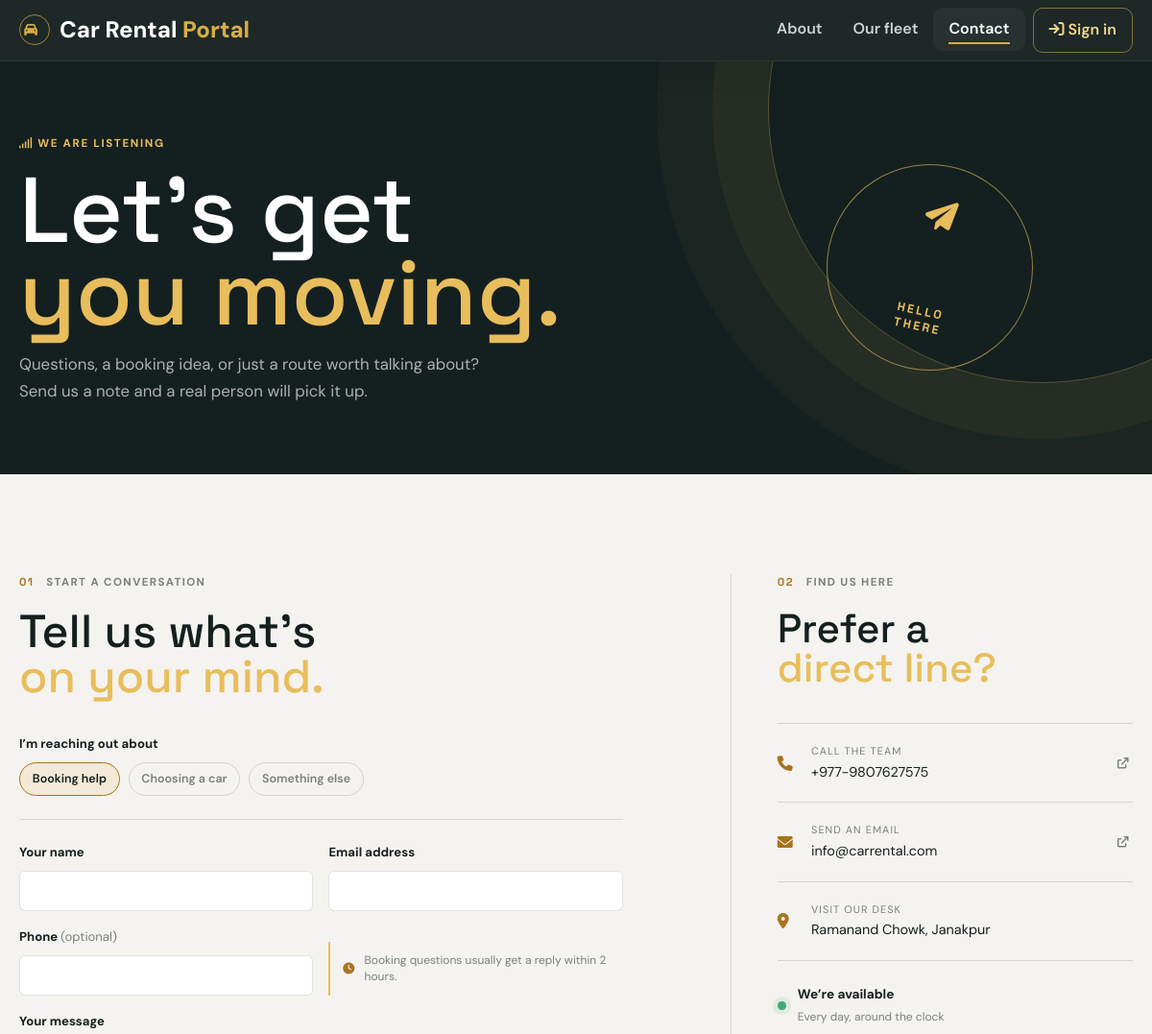
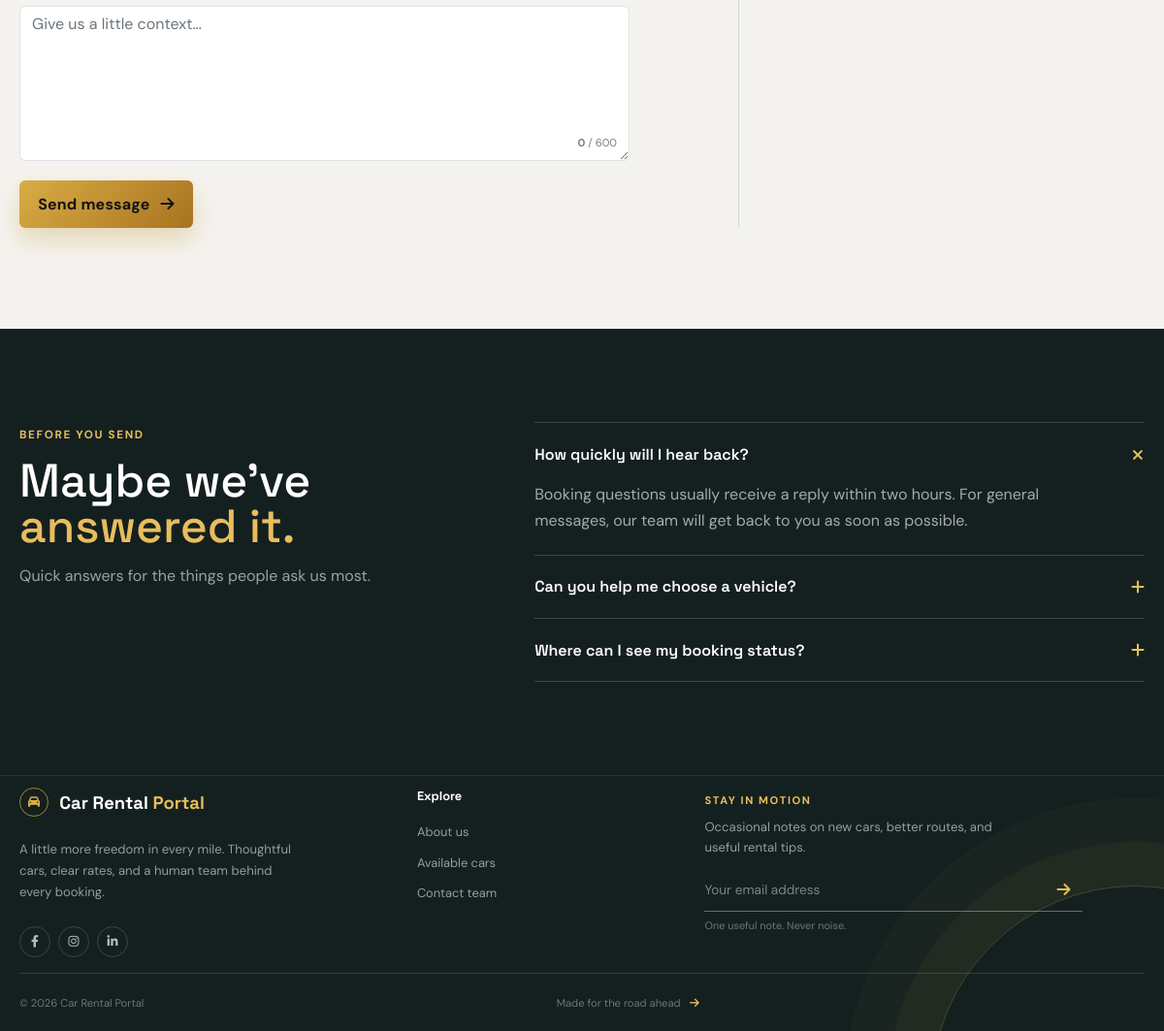
The page /contact.php on the database its author committed (2 pictures, top to bottom).
### tables this page shows
CREATE TABLE tblcontactusinfo (
  id INT(11) NOT NULL AUTO_INCREMENT,
  Address TEXT DEFAULT NULL,
  EmailId VARCHAR(255) DEFAULT NULL,
  ContactNo VARCHAR(20) DEFAULT NULL,
  PRIMARY KEY (id)
);

### contact.php (the view, shortened to what this page needs)
<?php
require_once 'includes/header.php';
require_once 'includes/functions.php';
?>
<?php $contactResult = $conn->query("SELECT * FROM tblcontactusinfo LIMIT 1"); ?>
<?php $ci = $contactResult ? $contactResult->fetch_assoc() : []; ?>
<main class="contact-page">
  <section class="contact-hero">
    <div class="container contact-hero__inner">
      <div>
        <span class="eyebrow"><i class="fas fa-signal"></i> We are listening</span>
        <h1>Let’s get<br><em>you moving.</em></h1>
        <p>Questions, a booking idea, or just a route worth talking about? Send us a note and a real person will pick it up.</p>
      </div>
      <div class="contact-hero__mark" aria-hidden="true"><i class="fas fa-paper-plane"></i><span>HELLO<br>THERE</span></div>
    </div>
  </section>
  <section class="contact-section">
    <div class="container">
      <div class="contact-layout">
        <div class="contact-form-wrap" data-contact-form>
          <div class="contact-kicker"><span>01</span><span>Start a conversation</span></div>
          <h2>Tell us what’s<br><em>on your mind.</em></h2>
          <form method="post">
            <div class="contact-topic" data-contact-topics>
              <span class="form-label">I’m reaching out about</span>
              <div class="contact-topic__buttons" role="group" aria-label="Message topic">
                <button type="button" class="contact-topic__button is-active" data-topic="Booking help">Booking help</button>
                <button type="button" class="contact-topic__button" data-topic="Choosing a car">Choosing a car</button>
                <button type="button" class="contact-topic__button" data-topic="Something else">Something else</button>
              </div>
            </div>
            <div class="contact-form-grid">
              <div><label class="form-label" for="contact-name">Your name</label><input id="contact-name" name="name" class="form-control" autocomplete="name" required></div>
              <div><label class="form-label" for="contact-email">Email address</label><input id="contact-email" type="email" name="email" class="form-control" autocomplete="email" required></div>
            </div>
            <div class="contact-form-grid">
              <div><label class="form-label" for="contact-phone">Phone <span>(optional)</span></label><input id="contact-phone" name="phone" class="form-control" maxlength="11" autocomplete="tel"></div>
              <div class="contact-response"><i class="fas fa-clock"></i><span data-contact-response>Booking questions usually get a reply within 2 hours.</span></div>
            </div>
            <div class="contact-message-field"><label class="form-label" for="contact-message">Your message</label><textarea id="contact-message" name="message" rows="5" maxlength="600" class="form-control" placeholder="Give us a little context..." required></textarea><span class="contact-counter"><strong data-contact-count>0</strong> / 600</span></div>
            <button class="btn btn-primary contact-submit" type="submit">Send message <i class="fas fa-arrow-right"></i></button>
          </form>
        </div>
        <aside class="contact-aside">
          <div class="contact-kicker"><span>02</span><span>Find us here</span></div>
          <h3>Prefer a<br><em>direct line?</em></h3>
          <div class="contact-details">
            <a href="tel:<?= htmlspecialchars($ci['ContactNo'] ?? '+977-9807627575') ?>"><i class="fas fa-phone"></i><span><small>Call the team</small><?= htmlspecialchars($ci['ContactNo'] ?? '+977-9807627575') ?></span><i class="fas fa-arrow-up-right-from-square"></i></a>
            <a href="mailto:<?= htmlspecialchars($ci['EmailId'] ?? 'info@carrental.com') ?>"><i class="fas fa-envelope"></i><span><small>Send an email</small><?= htmlspecialchars($ci['EmailId'] ?? 'info@carrental.com') ?></span><i class="fas fa-arrow-up-right-from-square"></i></a>
            <div><i class="fas fa-location-dot"></i><span><small>Visit our desk</small><?= htmlspecialchars($ci['Address'] ?? 'Ramanand Chowk, Janakpur') ?></span></div>
          </div>
          <div class="contact-hours"><span class="contact-status-dot"></span><div><strong>We’re available</strong><small>Every day, around the clock</small></div></div>
        </aside>
      </div>
    </div>
  </section>
  <section class="contact-faq-section">
    <div class="container contact-faq-grid">
      <div><span class="eyebrow">Before you send</span><h2>Maybe we’ve<br><em>answered it.</em></h2><p>Quick answers for the things people ask us most.</p></div>
      <div class="contact-faq">
        <details open><summary>How quickly will I hear back?<i class="fas fa-plus"></i></summary><p>Booking questions usually receive a reply within two hours. For general messages, our team will get back to you as soon as possible.</p></details>
        <details><summary>Can you help me choose a vehicle?<i class="fas fa-plus"></i></summary></details>
        <details><summary>Where can I see my booking status?<i class="fas fa-plus"></i></summary><p>Sign in and open My Bookings to see your requests, confirmed trips, and cancelled bookings in one place.</p></details>
      </div>
    </div>
  </section>
</main>
<?php require_once 'includes/footer.php'; ?>

### rows shown on the page
tblcontactusinfo: ContactNo "+977-9807627575", EmailId "info@carrental.com", Address "Ramanand Chowk, Janakpur"
